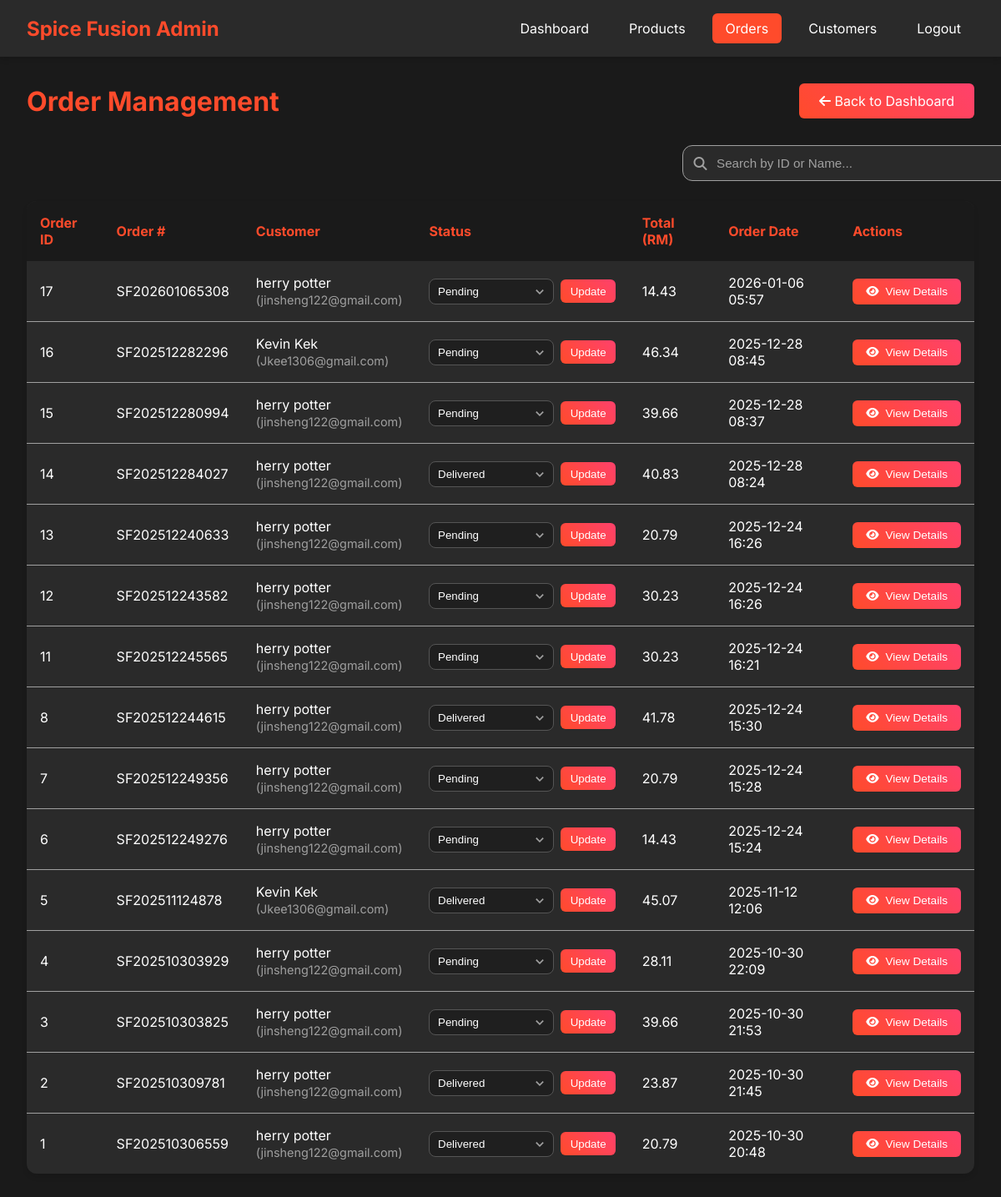
Before: /admin/orders/order.php (signed in) with the older database file.
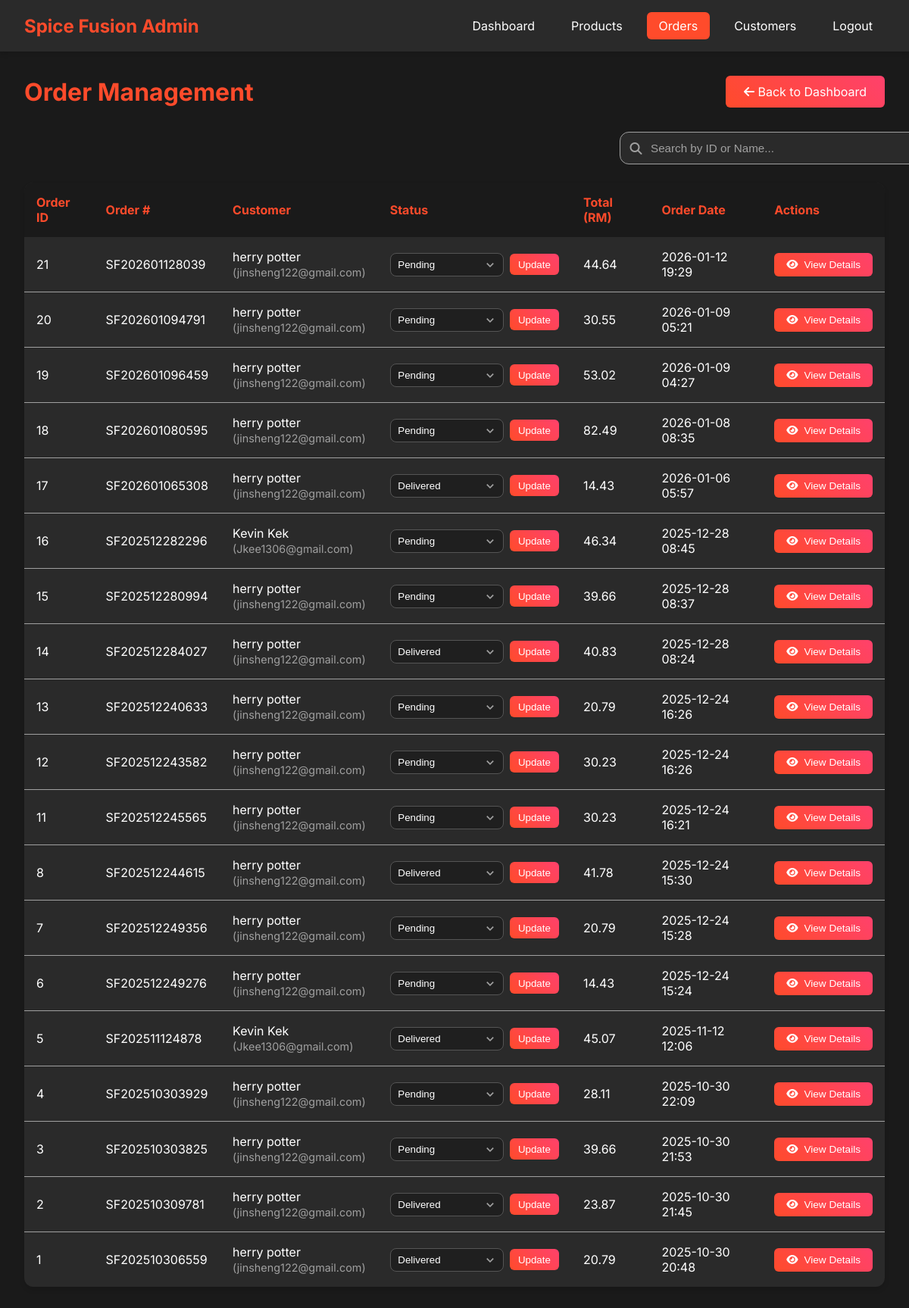
After: the same page with the newer database file.
### tables this page shows
CREATE TABLE `order` (
  `order_id` int(11) NOT NULL,
  `user_id` int(11) NOT NULL,
  `address_id` int(11) DEFAULT NULL,
  `order_number` varchar(50) NOT NULL,
  `order_status` enum('Pending','Confirmed','Preparing','Ready','Out for Delivery','Delivered','Cancelled') DEFAULT 'Pending',
  `order_type` enum('Dine-in','Takeaway','Delivery') DEFAULT 'Delivery',
  `subtotal` decimal(10,2) NOT NULL,
  `tax_amount` decimal(10,2) DEFAULT 0.00,
  `delivery_fee` decimal(10,2) DEFAULT 0.00,
  `total_amount` decimal(10,2) NOT NULL,
  `special_instructions` text DEFAULT NULL,
  `estimated_delivery_time` timestamp NULL DEFAULT NULL,
  `actual_delivery_time` timestamp NULL DEFAULT NULL,
  `created_at` timestamp NOT NULL DEFAULT current_timestamp(),
  `updated_at` timestamp NOT NULL DEFAULT current_timestamp() ON UPDATE current_timestamp()
);

CREATE TABLE `user` (
  `user_id` int(11) NOT NULL,
  `username` varchar(50) NOT NULL,
  `email` varchar(100) NOT NULL,
  `password_hash` varchar(255) NOT NULL,
  `first_name` varchar(50) NOT NULL,
  `last_name` varchar(50) NOT NULL,
  `phone` varchar(20) DEFAULT NULL,
  `date_of_birth` date DEFAULT NULL,
  `gender` enum('Male','Female','Other') DEFAULT NULL,
  `profile_image` varchar(255) DEFAULT 'user.jpg',
  `is_active` tinyint(1) DEFAULT 1,
  `is_verified` tinyint(1) DEFAULT 0,
  `security_question_id` int(11) DEFAULT NULL,
  `security_answer_hash` varchar(255) DEFAULT NULL,
  `created_at` timestamp NOT NULL DEFAULT current_timestamp(),
  `updated_at` timestamp NOT NULL DEFAULT current_timestamp() ON UPDATE current_timestamp(),
  `reset_token` varchar(100) DEFAULT NULL,
  `token_expiry` datetime DEFAULT NULL
);

### admin/orders/order.php (the view, shortened to what this page needs)
<?php
$pdo = getDBConnection();
$stmt = $pdo->prepare('
    SELECT o.*, u.first_name, u.last_name, u.email
    FROM `order` o
    JOIN user u ON o.user_id = u.user_id
    ORDER BY o.created_at DESC
    LIMIT 20
');
$stmt->execute();
$orders = $stmt->fetchAll();
?>
<!DOCTYPE html>
<html lang="en">
<head>
    <link rel="stylesheet" href="https://cdnjs.cloudflare.com/ajax/libs/font-awesome/6.4.0/css/all.min.css" />
</head>
<body>
    <div class="admin-header">
        <div class="header-content">
            <div class="logo">
                <h1>Spice Fusion Admin</h1>
            </div>
            <div class="nav-links">
                <a href="../dashboard/dashboard.php">Dashboard</a>
                <a href="../products/product.php">Products</a>
                <a href="order.php" style="background: var(--primary-color);">Orders</a>
                <a href="../members/member.php">Customers</a>
                <a href="../auth/logout.php">Logout</a>
            </div>
        </div>
    </div>
        <div class="container">
        <div class="page-header">
            <h1 class="page-title">Order Management</h1>
            <a href="../dashboard/dashboard.php" class="back-btn"><i class="fas fa-arrow-left"></i> Back to Dashboard</a>
        </div>
        <?php if (empty($orders)): ?>
            <p style="color: var(--text-gray);">No orders at present.</p>
        <?php else: ?>
            <div class="search-container">
                <div class="search-box">
                    <i class="fas fa-search"></i>
                    <input type="text" id="orderSearch" placeholder="Search by ID or Name..." onkeyup="filterOrders()">
                </div>
            </div>
            <table class="orders-table" id="ordersTable">
                <thead>
                    <tr>
                        <th>Order ID</th>
                        <th>Order #</th>
                        <th>Customer</th>
                        <th>Status</th>
                        <th>Total (RM)</th>
                        <th>Order Date</th>
                        <th>Actions</th>
                    </tr>
                </thead>
                <tbody>
                    <?php foreach ($orders as $order): ?>
                    <tr data-order-id="<?php echo (int)$order['order_id']; ?>"
                        data-order-number="<?php echo htmlspecialchars(strtolower($order['order_number'])); ?>"
                        data-customer-name="<?php echo htmlspecialchars(strtolower($order['first_name'] . ' ' . $order['last_name'])); ?>"
                        data-order-email="<?php echo htmlspecialchars(strtolower($order['email'])); ?>">
                            <td><?php echo (int)$order['order_id']; ?></td>
                            <td><?php echo htmlspecialchars($order['order_number']); ?></td>
                            <td><?php echo htmlspecialchars($order['first_name'] . ' ' . $order['last_name']); ?><br><span style="color: var(--text-gray); font-size: 0.9em;">(<?php echo htmlspecialchars($order['email']); ?>)</span></td>
                        <td>
                            <form method="POST" action="" style="display:flex; align-items:center; gap:.5rem;">
                                <select name="order_status" class="status-select" data-status-select>
                                    <?php
                                        $statuses = ['Pending','Preparing','Delivered'];
                                        foreach ($statuses as $status) {
                                            $selected = $status === $order['order_status'] ? 'selected' : '';
                                            echo '<option value="' . htmlspecialchars($status) . '" ' . $selected . '>' . htmlspecialchars($status) . '</option>';
                                        }
                                    ?>
                                </select>
                                <button type="submit" class="update-btn" style="background: var(--gradient-primary); color:#fff; border:none; border-radius:6px; padding:.4rem .7rem; cursor:pointer;">
                                    Update
                                </button>
                            </form>
                        </td>
                            <td><?php echo number_format($order['total_amount'], 2); ?></td>
                            <td><?php echo date('Y-m-d H:i', strtotime($order['created_at'])); ?></td>
                            <td>
                                <button class="view-details-btn" onclick="openOrderModal(<?php echo $order['order_id']; ?>)">
                                    <i class="fas fa-eye"></i> View Details
                                </button>
                            </td>
                        </tr>
                    <?php endforeach; ?>
                </tbody>
            </table>
        <?php endif; ?>
    </div>
</body>
</html>

Changed rows visible on the page:
added order: order_id "21", order_number "SF202601128039", user.last_name "herry potter", user.email "jinsheng122@gmail.com", total_amount "44.64", created_at "2026-01-12 19:29"
added order: order_id "20", order_number "SF202601094791", user.last_name "herry potter", user.email "jinsheng122@gmail.com", total_amount "30.55", created_at "2026-01-09 05:21"
added order: order_id "19", order_number "SF202601096459", user.last_name "herry potter", user.email "jinsheng122@gmail.com", total_amount "53.02", created_at "2026-01-09 04:27"
added order: order_id "18", order_number "SF202601080595", user.last_name "herry potter", user.email "jinsheng122@gmail.com", total_amount "82.49", created_at "2026-01-08 08:35"
changed order "SF202601065308": order_status "Pending" → "Delivered"
